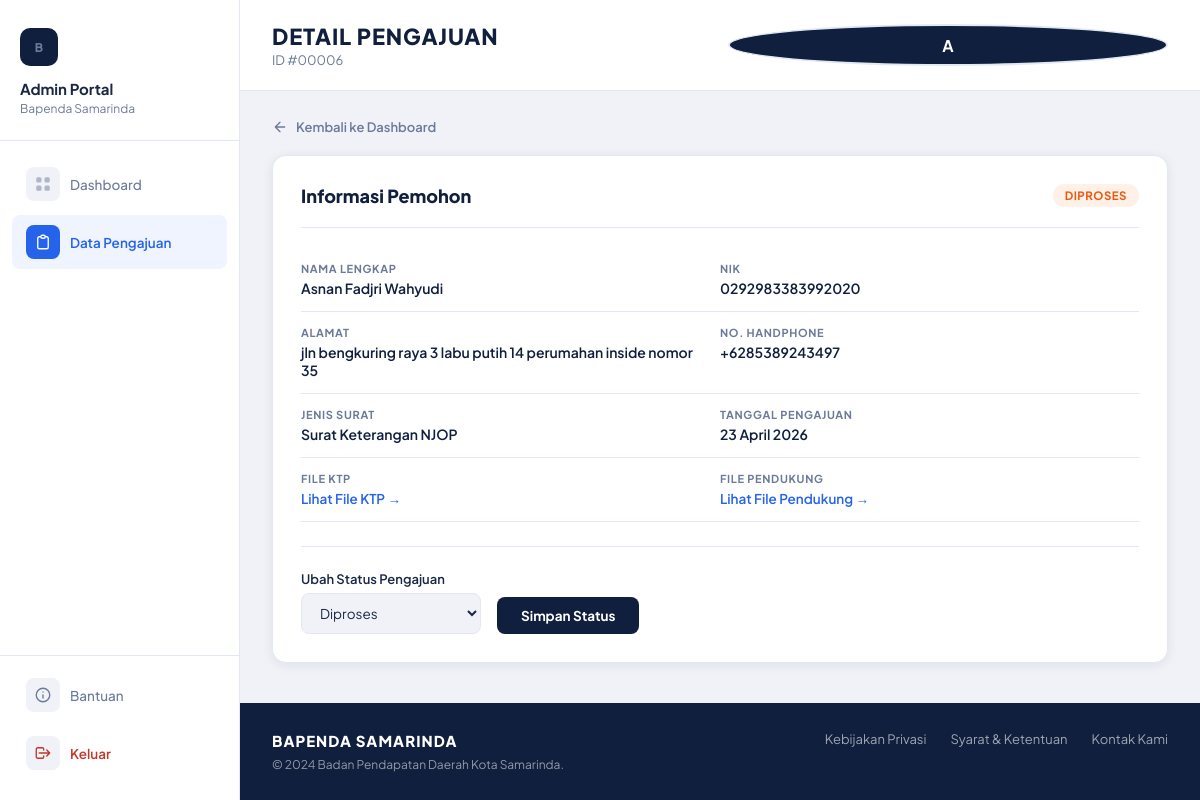
The app's page /admin/detail.php?id=6 (signed in) with its own data.
### tables this page shows
CREATE TABLE `berkas` (
  `id` int(11) NOT NULL,
  `pengajuan_id` int(11) NOT NULL,
  `file_ktp` varchar(255) NOT NULL,
  `file_pendukung` varchar(255) NOT NULL
);

CREATE TABLE `pengajuan` (
  `id` int(11) NOT NULL,
  `nama` varchar(150) NOT NULL,
  `nik` varchar(16) NOT NULL,
  `alamat` text NOT NULL,
  `no_hp` varchar(30) NOT NULL,
  `jenis_surat` varchar(150) NOT NULL,
  `status` enum('pending','diproses','selesai') NOT NULL DEFAULT 'pending',
  `tanggal` timestamp NOT NULL DEFAULT current_timestamp()
);

### admin/detail.php (the view, shortened to what this page needs)
<?php
include "../koneksi.php";
$id_pengajuan = (int)($_GET['id'] ?? 0);
$query = "SELECT pengajuan.*, berkas.file_ktp, berkas.file_pendukung
          FROM pengajuan LEFT JOIN berkas ON berkas.pengajuan_id = pengajuan.id
          WHERE pengajuan.id = ?";
$stmt = mysqli_prepare($koneksi, $query);
mysqli_stmt_bind_param($stmt, "i", $id_pengajuan);
mysqli_stmt_execute($stmt);
$data = mysqli_fetch_assoc(mysqli_stmt_get_result($stmt));
?>
<!DOCTYPE html>
<html lang="id">
<head>
    <link rel="stylesheet" href="../assets/css/admin.css">
</head>
<body class="detail-page">
    <aside class="sidebar">
        <div class="sidebar-brand">
            <span class="brand-mark">B</span>
            <strong>Admin Portal</strong>
            <span>Bapenda Samarinda</span>
        </div>
        <nav>
            <a href="dashboard.php">
                <span class="nav-icon">
                </span>Dashboard
            </a>
            <a class="active" href="dashboard.php">
                <span class="nav-icon">
                    <svg width="18" height="18" fill="none" viewBox="0 0 24 24"><path d="M9 5H7a2 2 0 00-2 2v12a2 2 0 002 2h10a2 2 0 002-2V7a2 2 0 00-2-2h-2M9 5a2 2 0 002 2h2a2 2 0 002-2M9 5a2 2 0 012-2h2a2 2 0 012 2" stroke="currentColor" stroke-width="1.8" stroke-linecap="round"/></svg>
                </span>Data Pengajuan
            </a>
        </nav>
        <div class="sidebar-bottom">
            <a href="#"><span class="nav-icon"><svg width="18" height="18" fill="none" viewBox="0 0 24 24"><circle cx="12" cy="12" r="9" stroke="currentColor" stroke-width="1.8"/><path d="M12 8h.01M12 12v4" stroke="currentColor" stroke-width="1.8" stroke-linecap="round"/></svg></span>Bantuan</a>
            <a class="sidebar-logout" href="logout.php"><span class="nav-icon"><svg width="18" height="18" fill="none" viewBox="0 0 24 24"><path d="M17 16l4-4m0 0l-4-4m4 4H7m6 4v1a2 2 0 01-2 2H5a2 2 0 01-2-2V7a2 2 0 012-2h6a2 2 0 012 2v1" stroke="currentColor" stroke-width="1.8" stroke-linecap="round" stroke-linejoin="round"/></svg></span>Keluar</a>
        </div>
    </aside>
    <main class="detail-main">
        <header class="dashboard-top">
            <div>
                <h1>Detail Pengajuan</h1>
                <p>ID #<?php echo str_pad($data['id'], 5, '0', STR_PAD_LEFT); ?></p>
            </div>
            <div class="admin-avatar"><?php echo strtoupper(substr($_SESSION['admin_username'], 0, 1)); ?></div>
        </header>
        <div class="detail-content">
            <a class="detail-back" href="dashboard.php">
                <svg width="16" height="16" fill="none" viewBox="0 0 24 24"><path d="M19 12H5M12 5l-7 7 7 7" stroke="currentColor" stroke-width="2" stroke-linecap="round" stroke-linejoin="round"/></svg>
                Kembali ke Dashboard
            </a>
            <div class="detail-card reveal-card">
                <div class="detail-card-header">
                    <h2>Informasi Pemohon</h2>
                    <span class="status <?php echo htmlspecialchars($data['status']); ?>"><?php echo htmlspecialchars($data['status']); ?></span>
                </div>
                <div class="detail-field">
                    <label>Nama Lengkap</label>
                    <span><?php echo htmlspecialchars($data['nama']); ?></span>
                </div>
                <div class="detail-field">
                    <label>NIK</label>
                    <span><?php echo htmlspecialchars($data['nik']); ?></span>
                </div>
                <div class="detail-field">
                    <label>Alamat</label>
                    <span><?php echo htmlspecialchars($data['alamat']); ?></span>
                </div>
                <div class="detail-field">
                    <label>No. Handphone</label>
                    <span><?php echo htmlspecialchars($data['no_hp']); ?></span>
                </div>
                <div class="detail-field">
                    <label>Jenis Surat</label>
                    <span><?php echo htmlspecialchars($data['jenis_surat']); ?></span>
                </div>
                <div class="detail-field">
                    <label>Tanggal Pengajuan</label>
                    <span><?php echo date("d F Y", strtotime($data['tanggal'])); ?></span>
                </div>
                <div class="detail-field">
                    <label>File KTP</label>
                    <?php if ($data['file_ktp']): ?>
                        <a href="../uploads/<?php echo htmlspecialchars($data['file_ktp']); ?>" target="_blank">Lihat File KTP →</a>
                    <?php else: ?><span style="color:var(--text-muted)">Tidak tersedia</span><?php endif; ?>
                </div>
                <div class="detail-field">
                    <label>File Pendukung</label>
                    <?php if ($data['file_pendukung']): ?>
                        <a href="../uploads/<?php echo htmlspecialchars($data['file_pendukung']); ?>" target="_blank">Lihat File Pendukung →</a>
                    <?php else: ?><span style="color:var(--text-muted)">Tidak tersedia</span><?php endif; ?>
                </div>
                <form action="update_status.php" method="POST" class="status-form">
                    <label>Ubah Status Pengajuan
                        <select name="status" required>
                            <option value="diproses" <?php echo $data['status']==='diproses' ? 'selected' : ''; ?>>Diproses</option>
                        </select>
                    </label>
                    <button type="submit">Simpan Status</button>
                </form>
            </div>
        </div>
        <footer class="dashboard-footer">
            <div class="footer-brand">
                <strong>BAPENDA SAMARINDA</strong>
                <span>© 2024 Badan Pendapatan Daerah Kota Samarinda.</span>
            </div>
            <div class="footer-links">
                <a href="#">Kebijakan Privasi</a>
                <a href="#">Syarat &amp; Ketentuan</a>
                <a href="#">Kontak Kami</a>
            </div>
        </footer>
    </main>
</body>
</html>

### records on screen
berkas: pengajuan "00006", pengajuan.status "DIPROSES", pengajuan.nama "Asnan Fadjri Wahyudi", pengajuan.nik "0292983383992020", pengajuan.alamat "jln bengkuring raya 3 labu putih 14 perumahan inside nomor 35", pengajuan.no_hp "+6285389243497", pengajuan.jenis_surat "Surat Keterangan NJOP", pengajuan.tanggal "23 April 2026"
pengajuan: status "Diproses"

### other values on screen
substr($_SESSION['admin_username'], 0, 1) "A"
